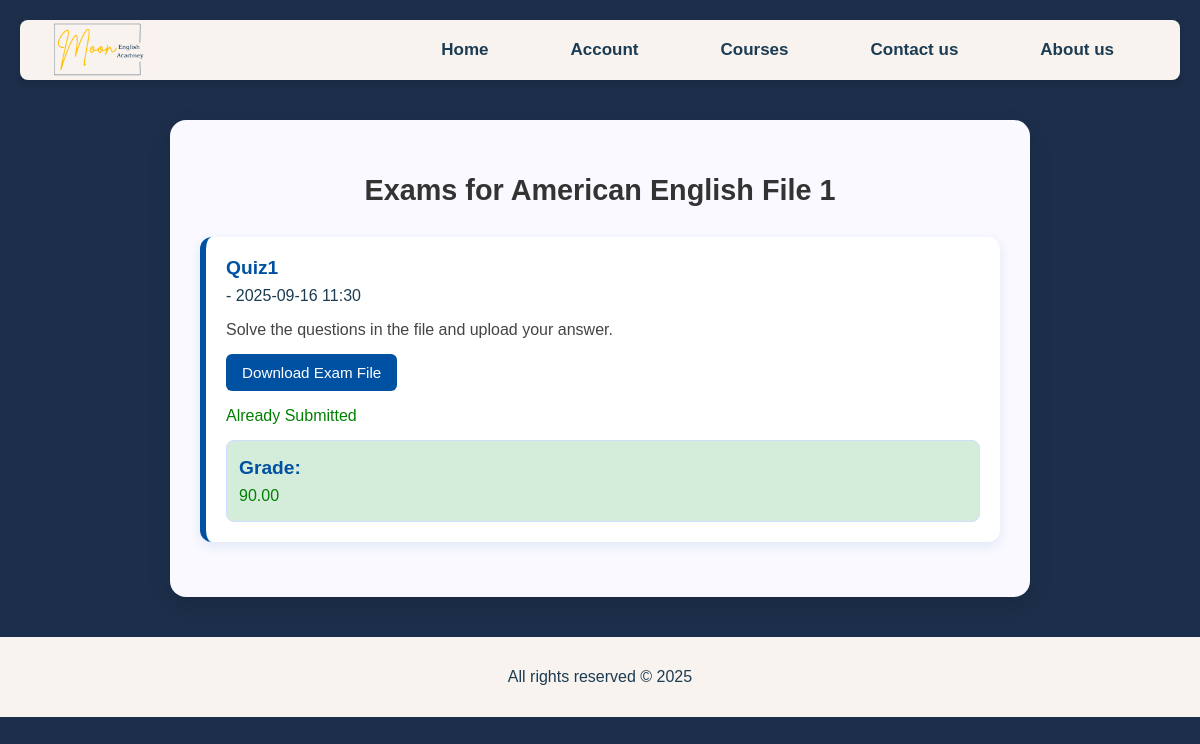
The app's page /course/9/exams/ (signed in) with its own data.
### main/models.py (models this page shows, shortened)
class Course(models.Model):
    LEVEL_CHOICES = [
        ('Beginner', 'Beginner'),
        ('Elementary', 'Elementary'),
        ('Intermediate', 'Intermediate'),
        ('Upper Intermediate', 'Upper Intermediate'),
        ('Advanced', 'Advanced'),
    ]
    DAYS_CHOICES = [
        ('Monday-Wednesday', 'Monday-Wednesday'),
        ('Tuesday-Thursday', 'Tuesday-Thursday'),
        ('Only Fridays', 'Only Fridays'),
    ]
    TIME_CHOICES = [
        ('8-10 am', '8-10 am'),
        ('10-12 am', '10-12 am'),
        ('1-3 pm', '1-3 pm'),
        ('3-5 pm', '3-5 pm'),
        ('5-7 pm', '5-7 pm'),
        ('8-12 am', '8-12 am'),
    ]
    title = models.CharField(max_length=100)
    required_level = models.CharField(max_length=20, choices=LEVEL_CHOICES)
    description = models.TextField()
    class_days = models.CharField(max_length=100, choices=DAYS_CHOICES)
    class_time = models.CharField(max_length=50, choices=TIME_CHOICES)
    teacher = models.ForeignKey(User, on_delete=models.CASCADE, limit_choices_to={'user_type': 'teacher'})
    students = models.ManyToManyField(settings.AUTH_USER_MODEL, blank=True, related_name='enrolled_courses')
    join_link = models.URLField(default="#")
    start_date = models.DateField(default=timezone.now)

class Exam(models.Model):
    course = models.ForeignKey(Course, on_delete=models.CASCADE, related_name="exams")
    title = models.CharField(max_length=200)
    description = models.TextField(blank=True, null=True)
    file = models.FileField(upload_to="exams/", blank=True, null=True)
    created = models.DateTimeField(auto_now_add=True)
    deadline = models.DateTimeField(blank=True, null=True)

class ExamSubmission(models.Model):
    exam = models.ForeignKey(Exam, on_delete=models.CASCADE, related_name="submissions")
    student = models.ForeignKey(settings.AUTH_USER_MODEL, on_delete=models.CASCADE)
    file = models.FileField(upload_to="exam_submissions/")
    submitted_at = models.DateTimeField(auto_now_add=True)
    grade = models.DecimalField(max_digits=5, decimal_places=2, blank=True, null=True)
    graded = models.BooleanField(default=False)

### main/views.py (the view, shortened to what this page needs)
# urls.py: path('course/<int:course_id>/exams/', views.student_exams_view, name='student_course_exams'),
@login_required
def student_exams_view(request, course_id):
    course = get_object_or_404(Course, id=course_id)
    exams = Exam.objects.filter(course=course)
    submissions = ExamSubmission.objects.filter(student=request.user, exam__in=exams)
    submitted_exam_ids = submissions.values_list('exam_id', flat=True)
    return render(request, 'student_exams.html', {
        'course': course,
        'exams': exams,
        'submitted_exam_ids': list(submitted_exam_ids),
        'submissions': submissions,
        'now': timezone.now()
    })

### templates/student_exams.html (shortened to what this page needs)
{% extends 'base.html' %}
{% load static %}
{% block extra_css %}
<link rel="stylesheet" href="{% static 'css/student_assignment.css' %}">
{% endblock %}
{% block content %}
<div class="assignment-container">
    <h2>Exams for {{ course.title }}</h2>
    {% for exam in exams %}
<div class="assignment-box">
    <strong>{{ exam.title }}</strong> - {{ exam.deadline|date:"Y-m-d H:i" }}
    <p>{{ exam.description }}</p>
    {% if exam.file %}
        <a href="{{ exam.file.url }}" download>
            <button type="button">Download Exam File</button>
        </a>
    {% endif %}
    {% if exam.id in submitted_exam_ids %}
        <p>Already Submitted</p>
    {% elif exam.deadline and exam.deadline < now %}
        <p style="color:red;">Deadline Passed</p>
    {% endif %}
    {% for submission in submissions %}
        {% if submission.exam.id == exam.id and submission.grade %}
            <div class="submission-feedback">
                <p><strong>Grade:</strong> {{ submission.grade }}</p>
            </div>
        {% endif %}
    {% endfor %}
</div>
{% endfor %}
</div>
{% endblock %}

### static/css/style.css (style rules this page uses)
body { font-family: Arial, sans-serif; background-color: #1c2e4a; color: #1B3C53; margin: 0; padding: 0; direction: ltr; text-align: left; position: relative; }

### static/css/student_assignment.css (style rules this page uses)
.assignment-container { max-width: 800px; margin: 40px auto; padding: 30px; background: #f9f9ff; border-radius: 16px; box-shadow: 0 8px 24px rgba(0, 0, 0, 0.1); }
.assignment-container h2 { text-align: center; color: #333; margin-bottom: 30px; font-size: 1.8rem; }
.assignment-box { background: #fff; border-left: 6px solid #0051a2; padding: 20px; border-radius: 12px; margin-bottom: 25px; box-shadow: 0 4px 12px rgba(0, 81, 162, 0.1); transition: transform 0.2s ease; }
.assignment-box strong { display: block; font-size: 1.2rem; color: #0051a2; margin-bottom: 8px; }
.assignment-box p { font-size: 1rem; color: #444; margin-bottom: 15px; }
.assignment-box button { padding: 10px 16px; background-color: #0051a2; color: white; border: none; border-radius: 6px; font-size: 0.95rem; cursor: pointer; transition: background 0.3s ease; }
.assignment-box p:last-of-type { color: green; }
.submission-feedback { background-color: #d4edda; border: 1px solid #d1ddff; padding: 12px; border-radius: 8px; margin-top: 10px; color: #333; }
.submission-feedback p { margin: 4px 0; }

### records on screen
Course: title "American English File 1"
Exam: title "Quiz1", deadline "2025-09-16 11:30", description "Solve the questions in the file and upload your answer.", shows "Already Submitted"
ExamSubmission: grade "90.00"
